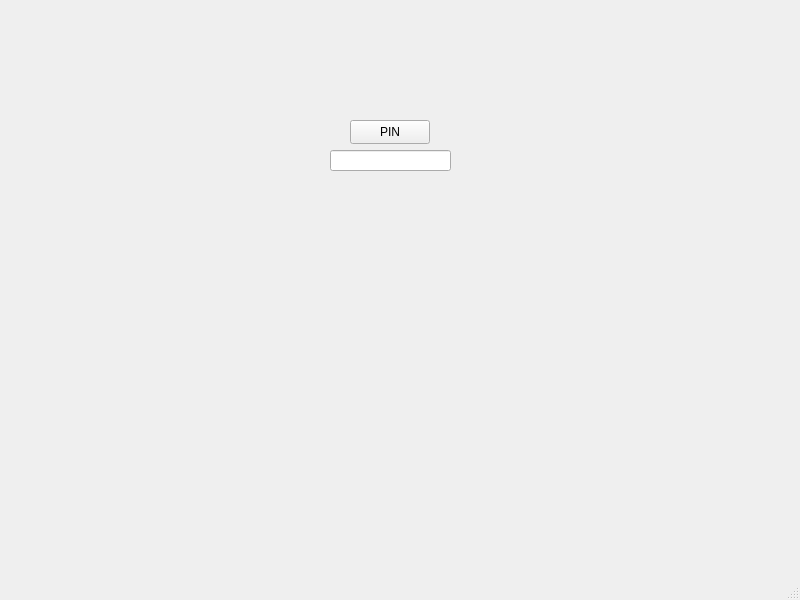
<?xml version="1.0" encoding="UTF-8"?>
<ui version="4.0">
 <class>MainWindow</class>
 <widget class="QMainWindow" name="MainWindow">
  <property name="geometry">
   <rect>
    <x>0</x>
    <y>0</y>
    <width>800</width>
    <height>600</height>
   </rect>
  </property>
  <property name="windowTitle">
   <string>MainWindow</string>
  </property>
  <widget class="QWidget" name="centralwidget">
   <widget class="QPushButton" name="pushButtonEXE">
    <property name="geometry">
     <rect>
      <x>350</x>
      <y>120</y>
      <width>80</width>
      <height>24</height>
     </rect>
    </property>
    <property name="text">
     <string>PIN</string>
    </property>
   </widget>
   <widget class="QLineEdit" name="lineEditEXE">
    <property name="geometry">
     <rect>
      <x>330</x>
      <y>150</y>
      <width>121</width>
      <height>21</height>
     </rect>
    </property>
   </widget>
  </widget>
  <widget class="QMenuBar" name="menubar">
   <property name="geometry">
    <rect>
     <x>0</x>
     <y>0</y>
     <width>800</width>
     <height>21</height>
    </rect>
   </property>
  </widget>
  <widget class="QStatusBar" name="statusbar"/>
 </widget>
 <resources/>
 <connections/>
</ui>
